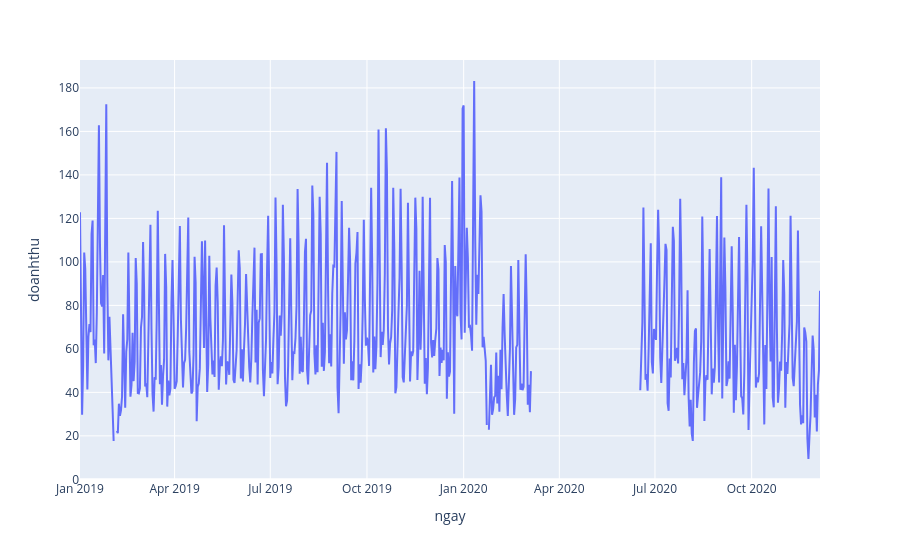

Notebook source saved alongside this figure:
### Code cell
draw(all_data)

### Figure 1 — Plotly figure (JSON) as saved in the notebook; plotly's stock layout.template omitted (floating-point values rounded to 4 significant figures; data arrays with more than 128 entries replaced by an {"elided": "..."} marker saying what was removed)
{"data": [{"hovertemplate": "ngay=%{x}<br>doanhthu=%{y}<extra></extra>", "legendgroup": "", "line": {"color": "#636efa", "dash": "solid"}, "mode": "lines", "name": "", "orientation": "v", "showlegend": false, "type": "scatter", "x": {"elided": "705 str values"}, "xaxis": "x", "y": {"elided": "705 float values"}, "yaxis": "y"}], "layout": {"legend": {"tracegroupgap": 0}, "margin": {"t": 60}, "xaxis": {"anchor": "y", "domain": [0, 1], "title": {"text": "ngay"}}, "yaxis": {"anchor": "x", "domain": [0, 1], "title": {"text": "doanhthu"}}}}
